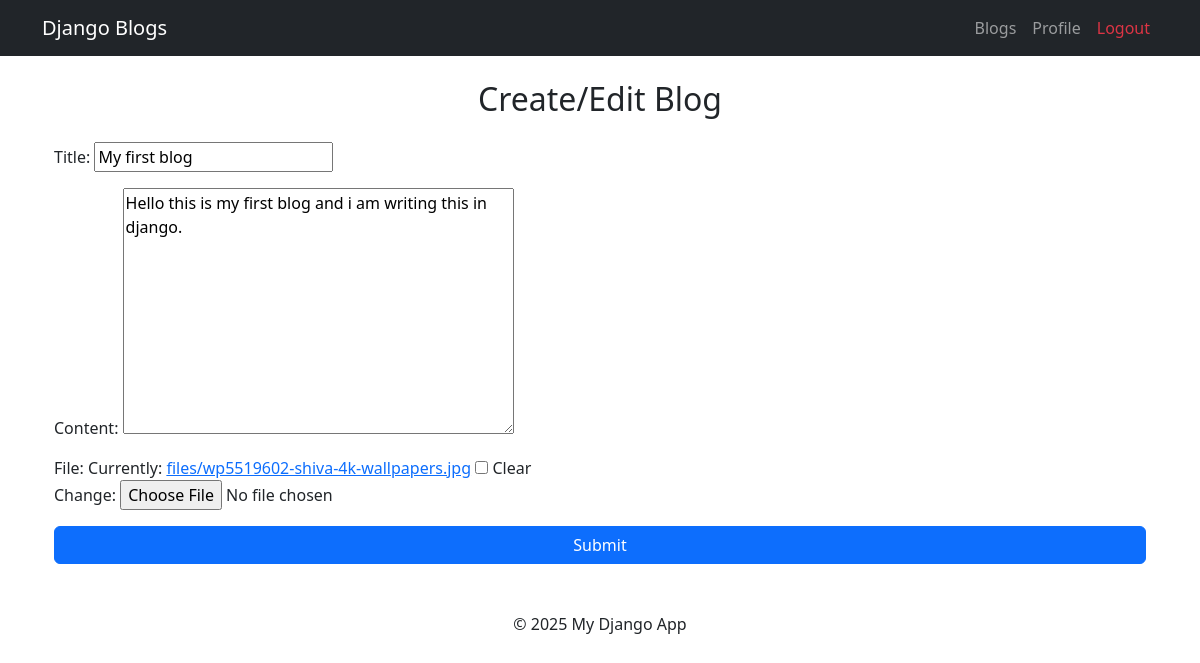
/edit/1/ (signed in), run on the app's committed database.
### blog/models.py (models this page shows, shortened)
class Blog(models.Model):
    title = models.CharField(max_length=100)
    content = models.TextField()
    created_at = models.DateTimeField(auto_now_add=True)
    user = models.ForeignKey(User, on_delete=models.CASCADE)
    file = models.FileField(upload_to='files/', blank=True, null=True)

### blog/views.py (the view)
# urls.py: path('edit/<int:blog_id>/', blog_edit, name='blog_edit'),
@login_required
def blog_edit(request, blog_id):
    blog = get_object_or_404(Blog, id=blog_id)
    if blog.user != request.user:
        return redirect('blog_list')  # Ensure that the user can only edit their own blog
    if request.method == 'POST':
        form = BlogForm(request.POST, request.FILES, instance=blog)
        if form.is_valid():
            form.save()
            return redirect('blog_detail', blog_id=blog.id)
    else:
        form = BlogForm(instance=blog)
    return render(request, 'blog/blogs/blog_form.html', {'form': form})

### blog/forms.py
class BlogForm(forms.ModelForm):
    class Meta:
        model = Blog
        fields = ['title', 'content', 'file']

### blog/templates/blog/blogs/blog_form.html (shortened to what this page needs)
{% extends "blog/base.html" %}
{% block content %}
<div class="container">
    <h2 class="text-center mb-4">Create/Edit Blog</h2>
    <form method="POST" enctype="multipart/form-data">
        {{ form.as_p }}
        <button type="submit" class="btn btn-primary w-100">Submit</button>
    </form>
</div>
{% endblock %}

### data on the page
Blog: title "My first blog", content "Hello this is my first blog and i am writing this in django."
